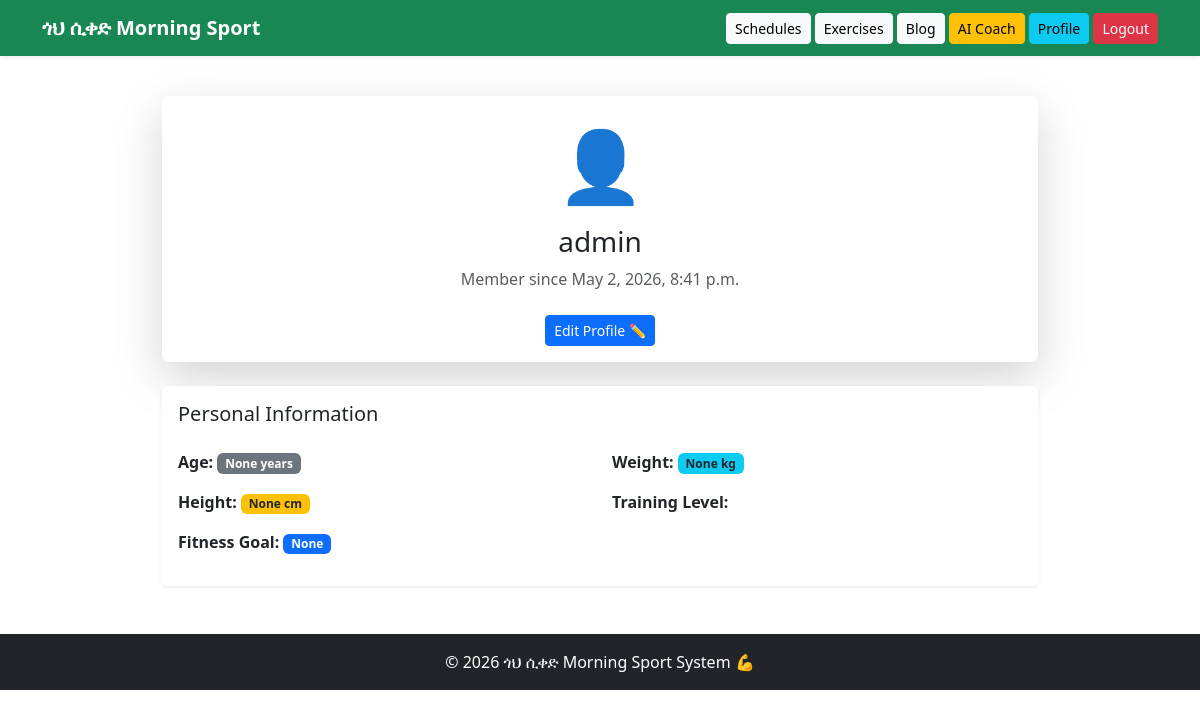
/profile/ (signed in), run on the app's committed database.
### sport/models.py (models this page shows, shortened)
class Profile(models.Model):
    TRAINING_LEVEL_CHOICES = [
        ('Beginner', 'Beginner'),
        ('Intermediate', 'Intermediate'),
        ('Advanced', 'Advanced'),
    ]
    user = models.OneToOneField(User, on_delete=models.CASCADE)
    ROLE_CHOICES = (
        ('ADMIN', 'Admin'),
        ('STUDENT', 'Student'),
    )
    role = models.CharField(max_length=10, choices=ROLE_CHOICES, default='STUDENT')
    bio=models.TextField(null=True, blank=True)
    age = models.PositiveIntegerField(null=True, blank=True)
    weight = models.FloatField(help_text="Weight in KG",null=True,blank=True)
    height = models.FloatField(help_text="Height in CM",null=True, blank=True)
    fitness_goal = models.CharField(max_length=255, null=True, blank=True)
    training_level = models.CharField(max_length=20, choices=TRAINING_LEVEL_CHOICES)
    joined_date = models.DateTimeField(default=timezone.now)

### sport/views.py (the view)
# urls.py: path('profile/', views.profile_view, name='profile'),
@login_required
def profile_view(request):
    profile, created = Profile.objects.get_or_create(user=request.user)
    return render(request, 'sport/profile.html', {
        'profile': profile
    })

### sport/templates/sport/profile.html (shortened to what this page needs)
{% extends 'sport/student_base.html' %}
{% block student_content %}
<div class="container" style="max-width:900px;margin-top:40px;">
    <div class="card shadow-lg mb-4 border-0">
        <div class="card-body text-center">
            <div style="font-size:70px;">👤</div>
            <h3 class="mt-2">{{ profile.user.username }}</h3>
            <p class="text-muted">Member since {{ profile.joined_date }}</p>
            <a href="{% url 'edit_profile' %}" class="btn btn-primary btn-sm mt-2">
                Edit Profile ✏️
            </a>
        </div>
    </div>
    <div class="card shadow-sm border-0">
        <div class="card-body">
            <h5 class="mb-4">Personal Information</h5>
            <div class="row">
                <div class="col-md-6 mb-3">
                    <strong>Age:</strong>
                    <span class="badge bg-secondary">{{ profile.age }} years</span>
                </div>
                <div class="col-md-6 mb-3">
                    <strong>Weight:</strong>
                    <span class="badge bg-info text-dark">{{ profile.weight }} kg</span>
                </div>
                <div class="col-md-6 mb-3">
                    <strong>Height:</strong>
                    <span class="badge bg-warning text-dark">{{ profile.height }} cm</span>
                </div>
                <div class="col-md-6 mb-3">
                    <strong>Training Level:</strong>
                </div>
                <div class="col-md-6 mb-3">
                    <strong>Fitness Goal:</strong>
                    <span class="badge bg-primary">{{ profile.fitness_goal }}</span>
                </div>
            </div>
        </div>
    </div>
</div>
{% endblock %}

### data on the page
Profile: user.username "admin", joined_date "May 2, 2026, 8:41 p.m.", age "None", weight "None", height "None", fitness_goal "None"
